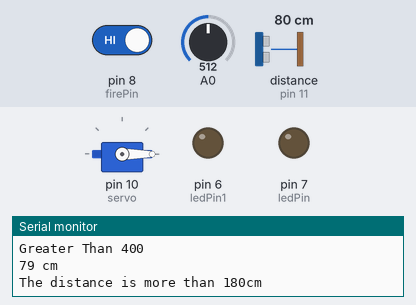
Bench run of a sketch on a simulated Arduino Uno, built with avr-gcc and run on an emulated ATmega328P. Shown: servo, output pins drawn as LEDs (lit = HIGH), the last lines printed to the serial monitor. Wiring (inferred from the names in the program): ultrasonic range finder: trigger pin 12; echo pin 11. Inputs (shaded band) come from the test bench; at power-on: A0 = 512, distance to the obstacle (sensor on pin 11) 80 cm, pin 8 (firePin) HIGH. The echo pulse lasts 58.3 µs per cm; pins used as bus, display or sensor lines are not drawn.

Above: at 1.3 s.
1.4 s: A0 set to 410
2.9 s: A0 set to 387
At 4.2 s:
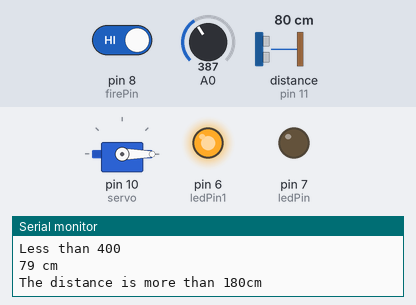
4.5 s: distance to the obstacle (sensor on pin 11) set to 54 cm
6.0 s: distance to the obstacle (sensor on pin 11) set to 47 cm
At 6.5 s:
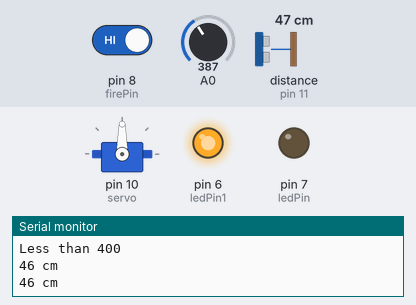
7.6 s: pin 8 (firePin) driven LOW
At 8.1 s:
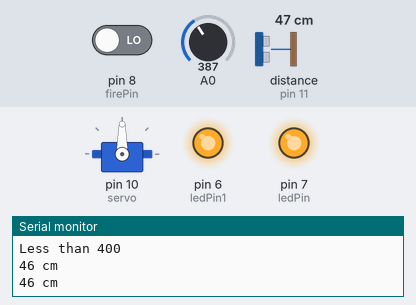
9.1 s: distance to the obstacle (sensor on pin 11) set to 60 cm
At 10.0 s:
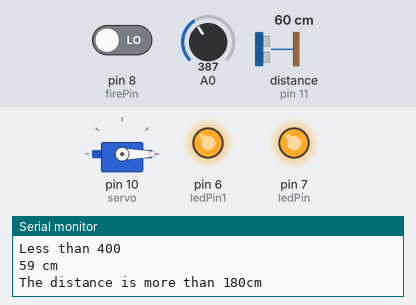
Timing chart, 0 to 11.6 s (numbered marks = the images above; inputs shaded):
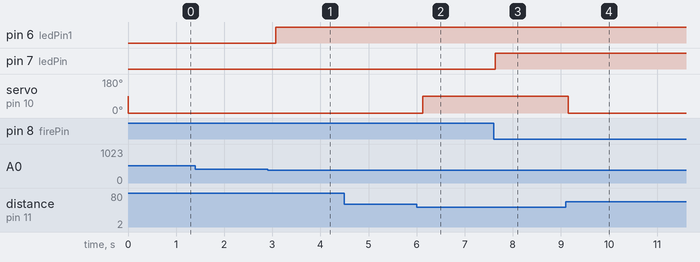

The sketch:

Md_Mahirul_Islam.ino
```cpp
  #include <Servo.h>
  #define trigPin 12
  #define firePin 8
  #define ledPin 7
  #define ledPin1 6

  #define echoPin 11

  #define max_distance 20

  Servo servo;

  int sound = 250;
  void setup() {

  Serial.begin (9600);

  pinMode(trigPin, OUTPUT);

  pinMode(echoPin, INPUT);
  pinMode(ledPin,OUTPUT);
  pinMode(ledPin1,OUTPUT);

  servo.attach(10);

  pinMode(firePin,INPUT);

  }

  void loop() {

  long duration, distance;

  digitalWrite(trigPin, LOW);

  delayMicroseconds(2);

  digitalWrite(trigPin, HIGH);

  delayMicroseconds(10);

  digitalWrite(trigPin, LOW);

  duration = pulseIn(echoPin, HIGH);

  distance = (duration/2) / 29.1; if (distance < 80) {

  Serial.print(distance);

  Serial.println(" cm");

  servo.write(90);

  }

  if (distance<50) {

  Serial.print(distance);

  Serial.println(" cm");

  servo.write(90); }

  else {
  servo.write(0);
  Serial.println("The distance is more than 180cm");
  Serial.println();

  }

  delay(500);

  int sensorValue=digitalRead(firePin);

  if(sensorValue==LOW){
    Serial.println("Fire\n");
    digitalWrite(ledPin,HIGH);
    Serial.println();
  }
  else{
    Serial.println("safe\n");
    digitalWrite(ledPin,LOW);
    Serial.println();
  }

  float sensorValue1=analogRead(A0);
  Serial.println(sensorValue1);
  if(sensorValue1<=400){
    Serial.println("Less than 400");
    digitalWrite(ledPin1,HIGH);
  }
  else{
    digitalWrite(ledPin1,LOW);
    Serial.println("Greater Than 400");
  }
  }
```

Measured:
- the behaviour switches between 401 and 400 on A0 (found by bisection; images 0 and 1)
- the behaviour switches between 51 and 50 cm on distance to the obstacle (sensor on pin 11) (found by bisection; images 1 and 2)
- after the input at 2.9 s, pin 6 (ledPin1): LOW → HIGH after 0.17 s
- after the input at 6.0 s, servo on pin 10 (servo): 0° → 90° after 0.13 s
- after the input at 7.6 s, pin 7 (ledPin): LOW → HIGH at once
- after the input at 9.1 s, servo on pin 10 (servo): 90° → 0° after 0.06 s
